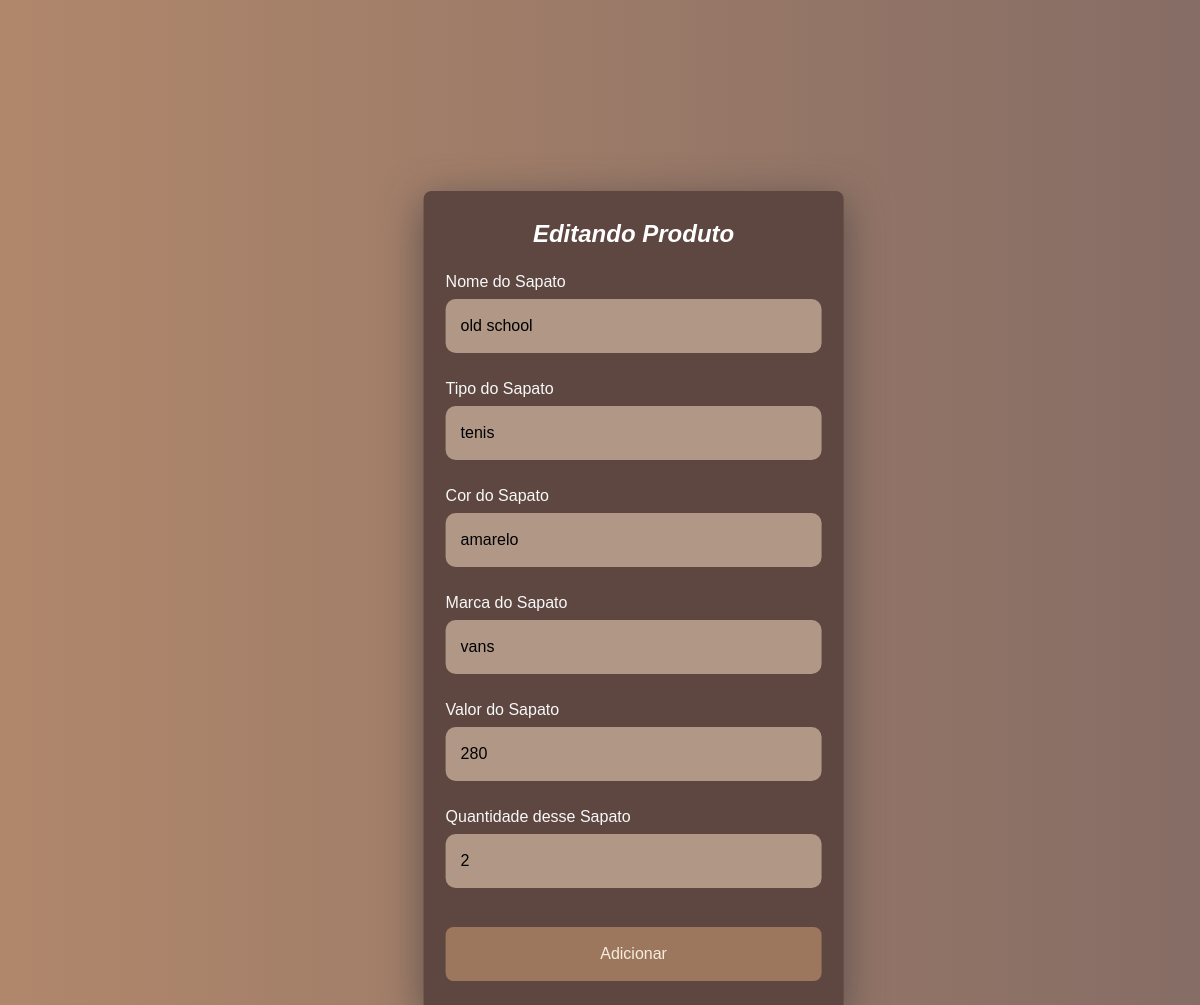
/add.php?id=5, run on the app's committed database.
### tables this page shows
CREATE TABLE IF NOT EXISTS `sapatos` (
  `id` int(11) NOT NULL AUTO_INCREMENT,
  `nome` varchar(55) NOT NULL,
  `tipo` varchar(55) NOT NULL,
  `cor` varchar(35) NOT NULL,
  `marca` varchar(35) NOT NULL,
  `valor` float NOT NULL,
  `quantidade` int(20) NOT NULL,
  PRIMARY KEY (`id`)
);

### add.php (the view, shortened to what this page needs)
<?php
require_once "conexao.php";
if(!isset($_REQUEST['id'])){
  $titulo = "Adicionando Produto";
  $id = "";
  $nome = "";
  $tipo = "";
  $cor = "";
  $marca = "";
  $valor = "";
  $quantidade = "";
} else {
  $titulo = "Editando Produto";
  $id = $_REQUEST['id'];
  $stmt = $conn->prepare("SELECT * FROM sapatos WHERE id=$id");
  $stmt->execute();
  $row = $stmt->fetch(PDO::FETCH_OBJ);
  $nome = $row->nome;
  $tipo = $row->tipo;
  $cor = $row->cor;
  $marca = $row->marca;
  $valor = $row->valor;
  $quantidade = $row->quantidade;
}
?>
<html>
<head>
  <link href="https://cdn.jsdelivr.net/npm/bootstrap@5.1.3/dist/css/bootstrap.min.css" rel="stylesheet">
  <link rel="stylesheet" href="css/add.css">
</head>
<body>
  <div class="formularios">
  <form action="add1.php" method="post">
                <legend><b><i><?php echo $titulo; ?></i></b></legend>
                <div class="textfield">
                    <label for="nome" class="">Nome do Sapato</label>
                    <input type="text" name="nome" id="nome" value="<?php echo $nome; ?>">
                <br>
                    <label for="tipo" class="">Tipo do Sapato</label>
                    <input type="text" name="tipo" id="tipo" value="<?php echo $tipo; ?>">
                <br>
                    <label for="cor" class="">Cor do Sapato</label>
                    <input type="text" name="cor" id="cor" value="<?php echo $cor; ?>">
                <br>
                    <label for="marca" class="">Marca do Sapato</label>
                    <input type="text" name="marca" id="marca" value="<?php echo $marca; ?>">
                <br>
                    <label for="valor" class="">Valor do Sapato</label>
                    <input type="valor" name="valor" id="valor" value="<?php echo $valor; ?>">
                <br>
                    <label for="quantidade" class="">Quantidade desse Sapato</label>
                    <input type="quantidade" name="quantidade" id="quantidade" value="<?php echo $quantidade; ?>">
                </div>
                <br>
        <button type="submit">Adicionar</button>
    </form>
  </div>
</body>
</html>

### css/add.css (style rules this page uses)
body { font-family: Arial, Helvetica, sans-serif; background-image:linear-gradient(to right, #b0876b, #866d65); }
.formularios { width: 35%; position: absolute; top: 50%; left: 50%; transform: translate(-42%, -38%); padding: 15px 22px; background-color: #5D4740; border-radius: 8px; display: flex; flex-direction: column; color: white; box-shadow: 0px 10px 40px rgba(74, 69, 69, 0.799); }
legend { text-align: center; padding: 10px; }
.textfield { width: 100%; display: flex; flex-direction: column; justify-content: center; margin: 15px 0px; align-items: flex-start; }
.textfield>input { background: #b09786; border: none; width: 100%; border-radius: 10px; padding: 15px; color: black; box-sizing: border-box; outline: none; }
.textfield>label { margin-bottom: 5px; color: rgb(248, 248, 248); }
button { width: 100%; padding: 15px; border: none; border-radius: 8px; outline: none; cursor: pointer; color: rgb(245, 237, 222); background-color:#9D775D; font-size: 12pt; }

### data on the page
sapatos: nome "old school", tipo "tenis", cor "amarelo", marca "vans", valor "280", quantidade "2"

### other printed values
$titulo "Editando Produto"
